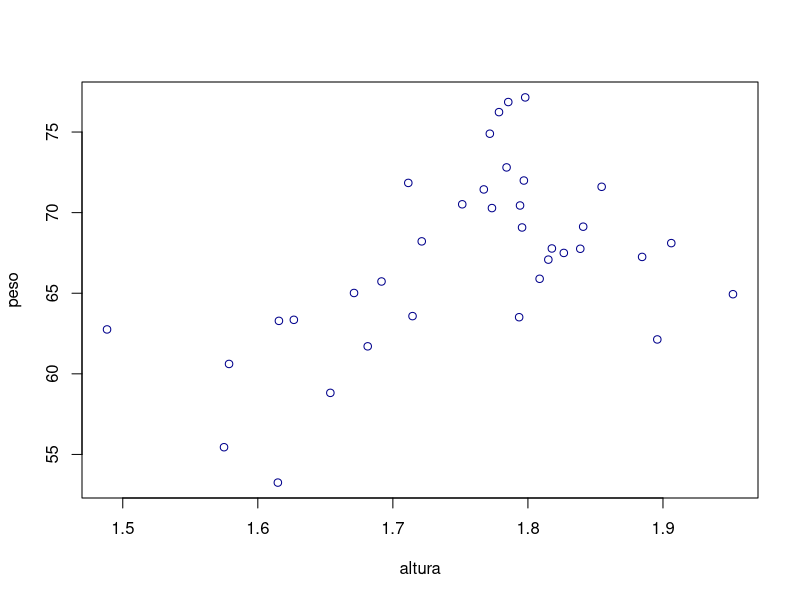
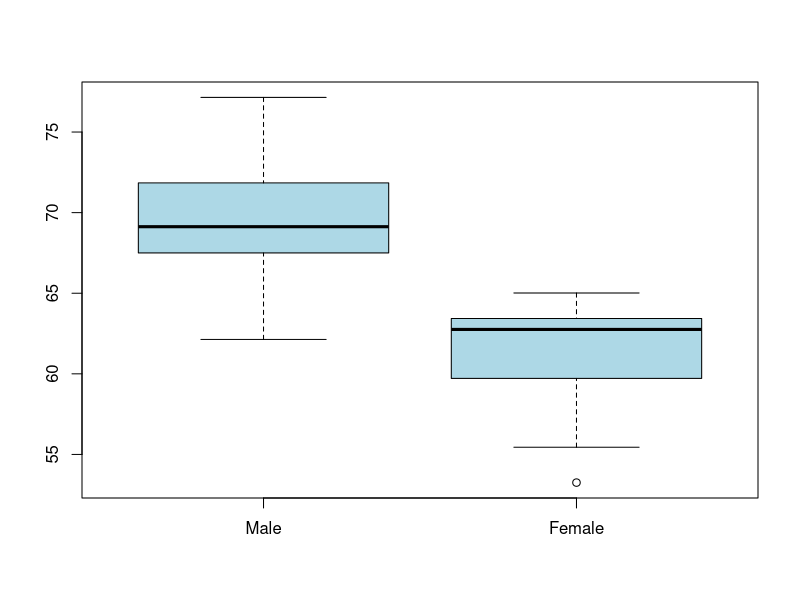
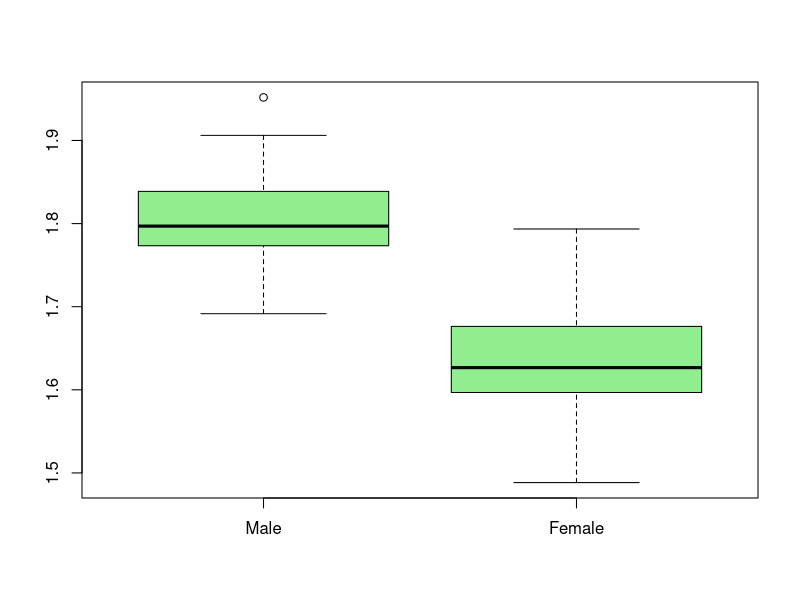

These figures' R source, in order:
#a)
set.seed(123)
genero <- c(rep("F",11), rep("M",25))
mPeso <- rnorm(25, mean=70, sd=4)
fPeso <- rnorm(11, mean=60, sd=4)
peso <- c(mPeso, fPeso)

mAltura <- rnorm(25, mean=1.8, sd=0.07)
fAltura <- rnorm(11, mean=1.65, sd=0.07)
altura <- c(mAltura, fAltura)

dados <- data.frame(as.factor(genero), altura, peso)
summary(dados)

#b)
plot(peso ~ altura, col="darkblue")
cor(peso, altura) #0.3667088
#conclusão:
#Há uma pequena diferença de peso entre os indivíduos mais baixos e mais altos,
#com associação linear direta entre altura e peso.

#c)
boxplot(mPeso, fPeso, names=c("Male", "Female"), col="lightblue")
#conclusão:
#Em relação ao peso, no gráfico dos homens verifica-se que do primeiro ao terceiro quartil,
#ou seja metade da amostra, tem uma diferença de peso reduzida.
#A mínima e a máxima estão a cerca de 5kg do primeiro quartil e terceiro quartis, respetivamente.
#O gráfico das mulhere revela muito maior variação abaixo da mediana, verificando-se
#ainda um outlier.

boxplot(mAltura, fAltura, names=c("Male", "Female"), col="lightgreen")
#conclusão:
#A altura dos homens revela-se bastante distribuída, sendo a sua variação semelhante
#para ambos os lados da mediana,  com exceção de um outlier de valor superior.
#Quanto à altura das mulheres, há uma maior distância entre valores, apesar
#de terem uma distribuição também equilibrada.